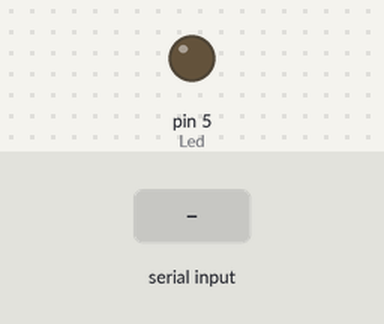
This sketch was run on a simulated Arduino Uno, built with avr-gcc and run on an emulated ATmega328P. On the bench: output pins drawn as LEDs (lit = HIGH). The inputs (shaded band) are chosen by the test bench.

Above: at 1.2 s.
1.3 s: "H" received over Serial
At 2.5 s:
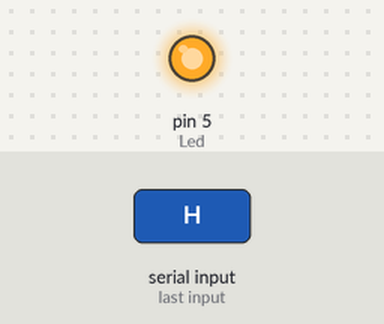
2.8 s: "L" received over Serial
At 3.6 s:
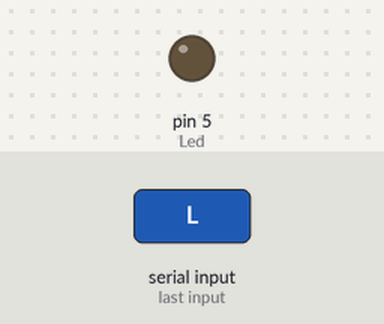
Timing chart, 0 to 5.8 s (numbered marks = the images above; inputs shaded):
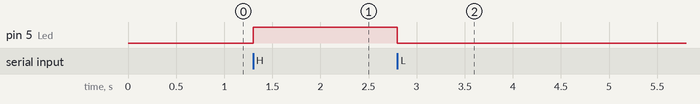

Measured:
- after the input at 1.3 s, pin 5 (Led): LOW → HIGH at once
- after the input at 2.8 s, pin 5 (Led): HIGH → LOW at once

The sketch:

Arduino-MQTT.ino
```cpp
// Creado ChepeCarlos de ALSW
// Tutorial Completo en https://nocheprogramacion.com
// Canal Youtube https://youtube.com/alswnet?sub_confirmation=1

int Led = 5;

void setup() {
  pinMode(Led, OUTPUT);
  Serial.begin(9600);
}

void loop() {
  if (Serial.available()) {
    char Letra = Serial.read();
    if (Letra == 'H') {
      digitalWrite(Led, HIGH);
    }
    else if (Letra == 'L') {
      digitalWrite(Led, LOW);
    }
  }
}
```
